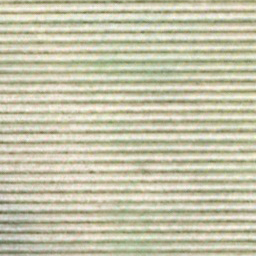
#> input picture images/agricultural/agricultural_000056.png, 256 x 256 px; its folder holds only this picture in this run
$ jupyter execute --allow-errors fyp_cnn_withBO.ipynb
#> lines starting #> are read from the running program, lines starting #| are printed output that depends on the picture
[cell 1]
# Libraries
import os
from PIL import Image, ImageEnhance
import cv2
import numpy as np
import matplotlib.pyplot as plt
import tensorflow as tf
from tensorflow.keras.preprocessing.image import ImageDataGenerator
from tensorflow.keras.models import Sequential
from tensorflow.keras.layers import Conv2D, MaxPooling2D, Flatten, Dense, Dropout, Input
from tensorflow.keras.optimizers import SGD, Adam
from bayes_opt import BayesianOptimization
from sklearn.metrics import accuracy_score

Preprocessing

[cell 2]
def preprocess_image(image_path, size=(224, 224)):
#> called with size = (224, 224)
    img = Image.open(image_path)
#> img is the input picture: PIL image 256x256 RGB; mean R, G, B 198.1, 196.1, 170.7

    # Quality enhancement
    enhancer = ImageEnhance.Sharpness(img)
    img = enhancer.enhance(2.0)  # Increase sharpness

    # Noise reduction
    image = cv2.cvtColor(np.array(img), cv2.COLOR_RGB2BGR)
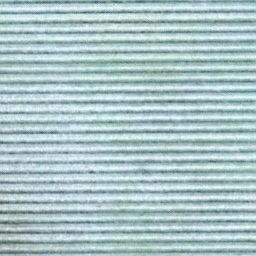
#> image: shape (256, 256, 3); mean R, G, B 170.7, 196.1, 198.1
    image = cv2.GaussianBlur(image, (5, 5), 0)
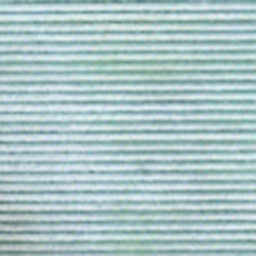
#> image: shape (256, 256, 3); mean R, G, B 170.6, 196.1, 198
    img = Image.fromarray(cv2.cvtColor(image, cv2.COLOR_BGR2RGB))

    # Consistency
    img = img.resize(size, Image.LANCZOS)
#> img: PIL image 224x224 RGB

    # Canny edge detection
    image = cv2.cvtColor(np.array(img), cv2.COLOR_RGB2BGR)
#> image: shape (224, 224, 3)
    edges = cv2.Canny(image, 100, 200)
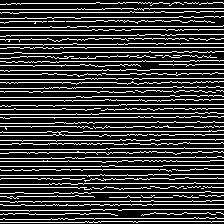
#> edges: shape (224, 224); 22.8% white in thin lines or dots
    img = Image.fromarray(edges)

    return img

# Apply preprocessing and save to new directory
input_dir = 'images'
output_dir = 'processed_images'

if not os.path.exists(output_dir):
    os.makedirs(output_dir)

for category in os.listdir(input_dir):
    category_path = os.path.join(input_dir, category)
    if os.path.isdir(category_path):
        output_category_path = os.path.join(output_dir, category)
        if not os.path.exists(output_category_path):
            os.makedirs(output_category_path)
        for image_name in os.listdir(category_path):
            image_path = os.path.join(category_path, image_name)
            preprocessed_img = preprocess_image(image_path)
            preprocessed_img.save(os.path.join(output_category_path, image_name))
#> pass 2 of the loop `for category in os.listdir(input_dir):`:
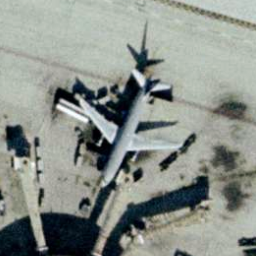
#> input picture images/airplane/airplane_000078.png, 256 x 256 px
#> in preprocess_image, img is the input picture: PIL image 256x256 RGB; mean R, G, B 139.5, 145.3, 138.7
#> in preprocess_image (call 2), `image = cv2.GaussianBlur(image, (5, 5), 0)`:
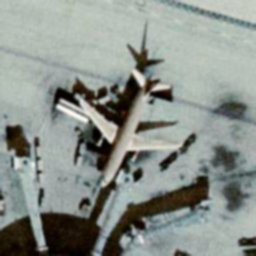
#> image: shape (256, 256, 3); mean R, G, B 138.8, 145.3, 139.6
#> in preprocess_image (call 2), `edges = cv2.Canny(image, 100, 200)`:
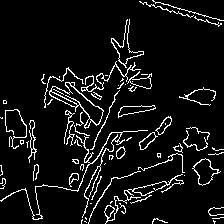
#> edges: shape (224, 224); 7.4% white in thin lines or dots
